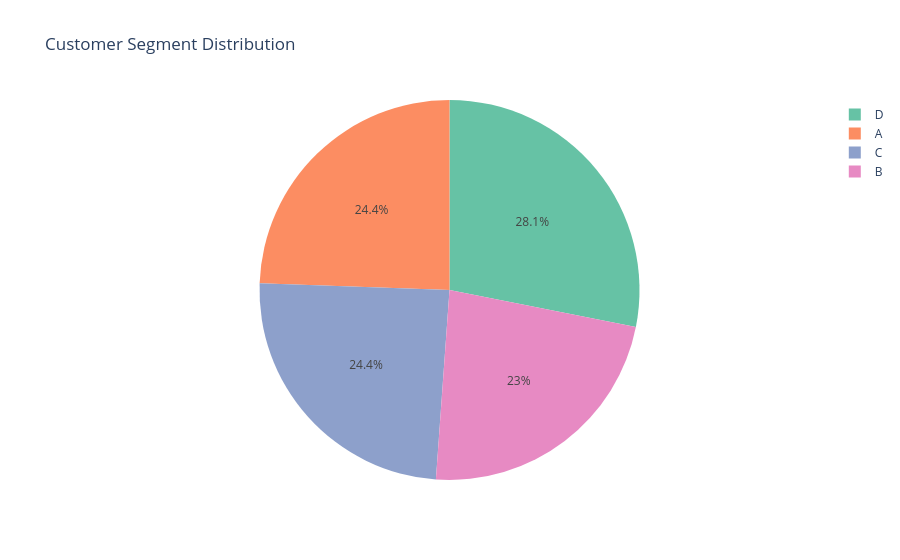

The cell this chart's notebook holds for it:
### Code cell
# ─── 4. EDA CHARTS (Plotly) ───────────────────────────────────────────────────

# 4a. Segment distribution
fig1 = px.pie(
    df, names="Segmentation",
    title="Customer Segment Distribution",
    color_discrete_sequence=px.colors.qualitative.Set2
)
fig1.write_html("chart_segment_distribution.html")
fig1.show()

### Figure 1 — Plotly figure (JSON) as saved in the notebook; plotly's stock layout.template omitted (floating-point values rounded to 4 significant figures; data arrays with more than 128 entries replaced by an {"elided": "..."} marker saying what was removed)
{"data": [{"domain": {"x": [0, 1], "y": [0, 1]}, "hovertemplate": "Segmentation=%{label}<extra></extra>", "labels": {"elided": "8068 str values"}, "legendgroup": "", "name": "", "showlegend": true, "type": "pie"}], "layout": {"legend": {"tracegroupgap": 0}, "piecolorway": ["rgb(102,194,165)", "rgb(252,141,98)", "rgb(141,160,203)", "rgb(231,138,195)", "rgb(166,216,84)", "rgb(255,217,47)", "rgb(229,196,148)", "rgb(179,179,179)"], "title": {"text": "Customer Segment Distribution"}}}
